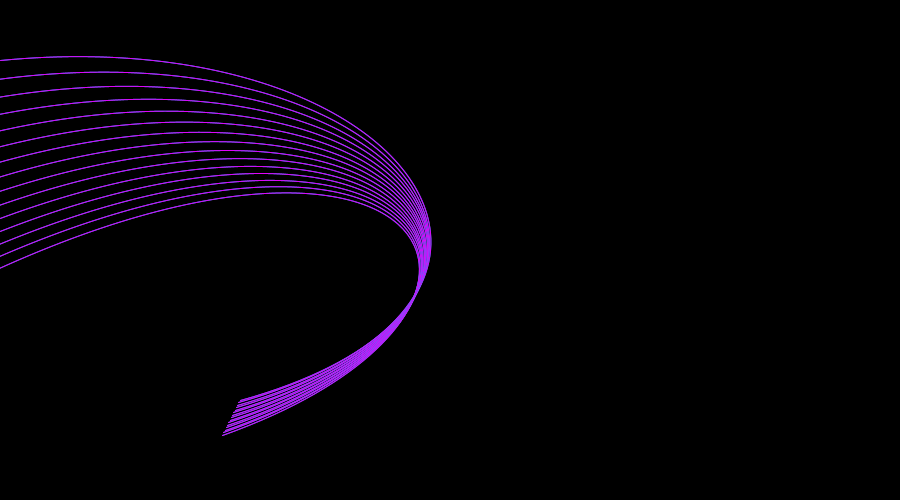
Frame 1 (no input)
Frame 60 (the mouse pressed at the canvas centre just before this capture): identical to frame 1, image omitted
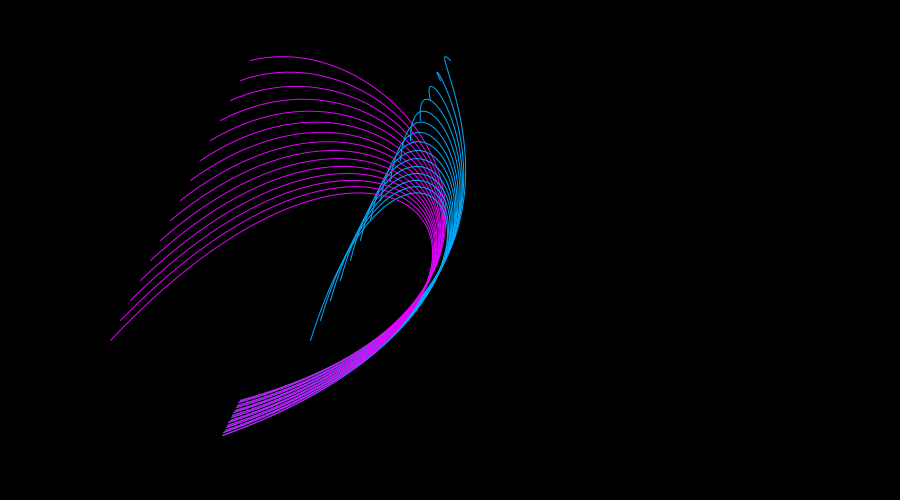
Frame 120 (the mouse held since frame 60 and released just before this capture)

The Processing sketch that drew these frames (run headless with seeded random() and noise(); from frame 60 on, the mouse is pressed at the canvas centre):

// Processing sketch: processing_183253
// ── processing_183253.pde

void setup() {
  size(900, 500); 
  noFill();
}

void draw() {
  background(0);
  for (int i = 0; i < 300; i += 20) {
    stroke(#03A9FA);
    bezier(mouseX-(i/2.0), 60+i, 410, 20, 600, 300, 240-(i/16.0), 400+(i/8.0));
    stroke(#E003FA);
    bezier(mouseY-(i/2.0), 60+i, 410, 20, 600, 300, 240-(i/16.0), 400+(i/8.0));
  }
}
